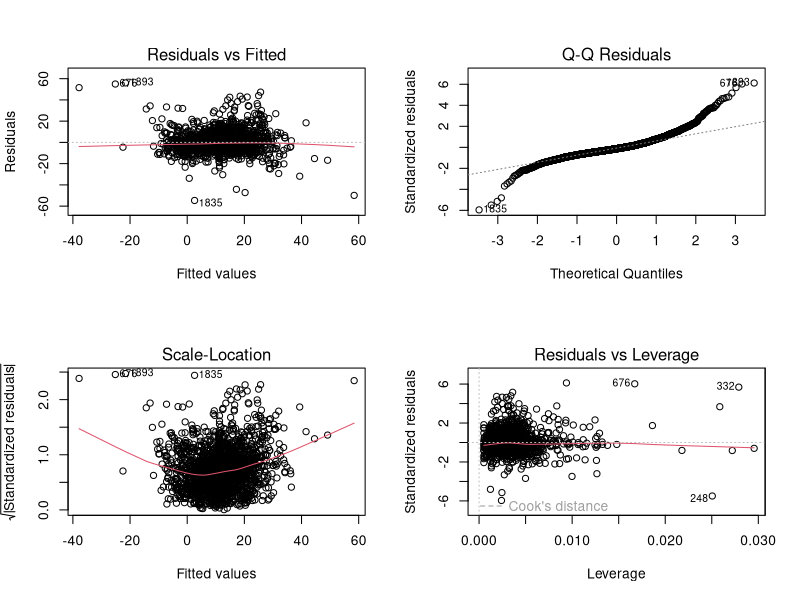

The R source for this figure: (Note: this script raises an error after producing the figure.)
## ---- chunk 1
pay <- read.csv("cleaned_dataset.csv")
## ---- chunk 2
fullmodel <- lm(Mean.Hourly.Gap ~ Report.Year+Q1.Female+Q2.Female+Q3.Female+Q4.Female, data = pay)
summary(fullmodel)
## ---- chunk 3
par(mfrow = c(2,2))
plot(fullmodel)
## ---- chunk 4
scatter_data <- df_cleaned[, c("Mean.Hourly.Gap", "Report.Year", "Q1.Female", "Q2.Female", "Q3.Female", "Q4.Female")]
ggpairs(scatter_data, 
        title = "Scatter Plot Matrix of Full Model Variables",
        aes(alpha = 0.6))
## ---- chunk 5
#AIC/BIC pre-transformation
library(MASS)
stepwise_model <- stepAIC(full_model, direction = "both")
summary(stepwise_model)

stepwise_model_BIC <- stepAIC(full_model, direction = "both", k = log(nrow(df_cleaned)))
summary(stepwise_model_BIC)
## ---- chunk 6
# VIF
library(car)
vif(full_model)  # If VIF > 5, consider removing redundant variables
## ---- chunk 7
#Using a Box-Cox Transformation 
df_cleaned <- df_cleaned[df_cleaned$Mean.Hourly.Gap > 0, ]
full_model<- lm(Mean.Hourly.Gap ~ Report.Year+Q1.Female+Q2.Female+Q3.Female+Q4.Female, data = df_cleaned)
boxcox(full_model, lambda = seq(-2, 2, 0.1))
## ---- chunk 8
df_cleaned$Mean.Hourly.Gap <- log(df_cleaned$Mean.Hourly.Gap)
df_cleaned <- df_cleaned[complete.cases(df_cleaned), ]
full_model_log <- lm(Mean.Hourly.Gap ~ Report.Year + Q1.Female + Q2.Female + Q3.Female + Q4.Female, data = df_cleaned)
summary(full_model_log)
